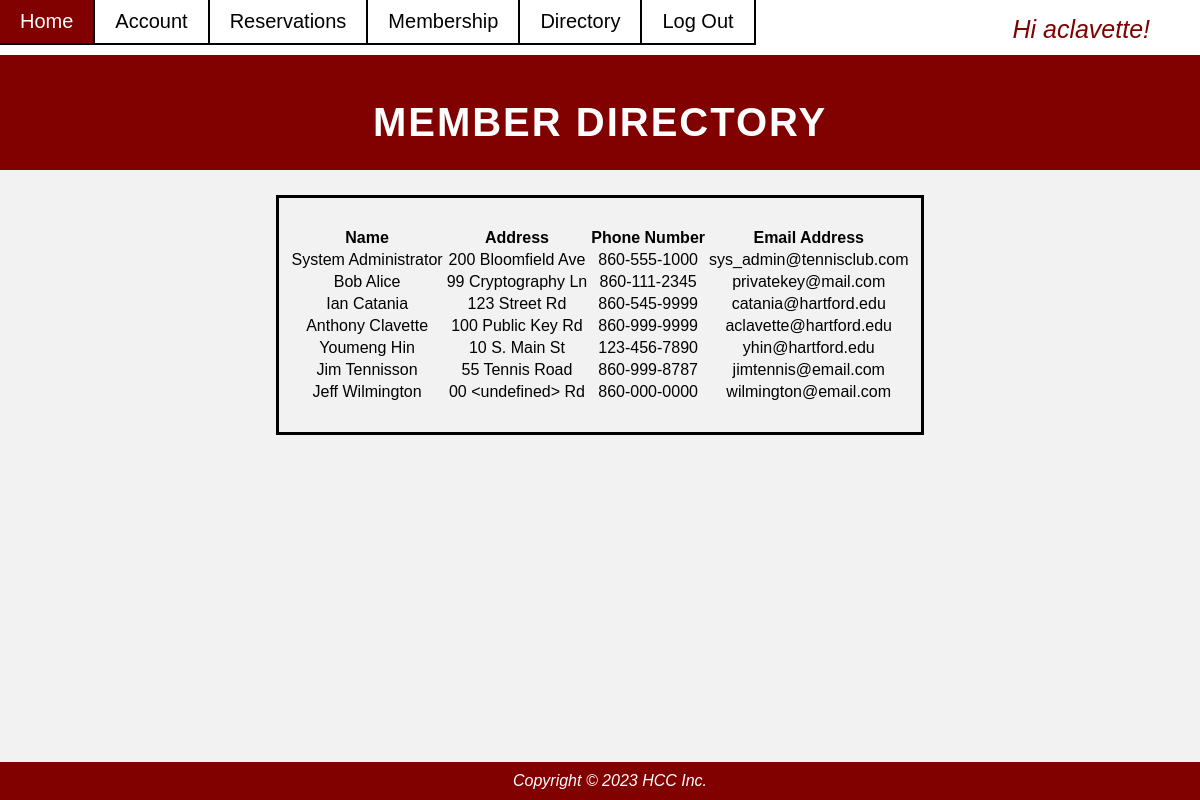
Page /directory/ (signed in) on the committed database.
### app/models.py (models this page shows, shortened)
class MemberProfile(models.Model):
    user = models.OneToOneField(User, on_delete=models.CASCADE) # Delete profile when user is deleted, this is username/password/email
    last_name = models.CharField(max_length=100, default="")
    first_name = models.CharField(max_length=100, default="")
    address = models.CharField(max_length=100, default="")
    phone_number = models.CharField(max_length=100, default="")
    date_of_birth = models.DateField(max_length=100, default="mm/dd/yy")
    in_directory = models.BooleanField()

### app/views.py (the view)
# urls.py: path("directory/", views.directory_page, name='directory'),
@login_required(login_url='signup')
def directory_page(request):
    template_name = 'directory.html'
    is_member = True
    try:
        profile = MemberProfile.objects.get(first_name = request.user.memberprofile.first_name)
    except MemberProfile.DoesNotExist:
        is_member = False
    email = User.email
    profiles = MemberProfile.objects.order_by('last_name')
    context = {
        'profiles': profiles,
        'is_member': is_member,
    }
    return render(request, template_name, context)

### templates/directory.html (shortened to what this page needs)
{% extends "base.html" %}
{% block content %}
<!DOCTYPE html>
<html>
<head>
    <link rel="stylesheet" href="../static/css/style.css">
</head>
<body>
    {% if user.is_authenticated and is_member %}
	<header style="padding-top: 100px;">
		<h1>Member Directory</h1>
	</header>
	<main>
        <div class="accountbox">
		<section>
			<br>
            <table class="table">
            <thead>
                <tr>
                <th scope="col">Name</th>
                <th scope="col">Address</th>
                <th scope="col">Phone Number</th>
                <th scope="col">Email Address</th>
                </tr>
            </thead>
            <tbody>
                {%for profile in profiles%}
                <tr>
                <td>{{profile.first_name}} {{profile.last_name}}</td>
                <td>{{profile.address}}</td>
                <td>{{profile.phone_number}}</td>
                <td>{{profile.user.email}}</td>
                </tr>
                {%endfor%}
            </tbody>
            </table>
            <br>
		</section>
    </div>
	</main>
    {% endif %}
	<footer>
		<p>Copyright © 2023 HCC Inc.</p>
	</footer>
</body>
</html>
{% endblock content %}

### templates/base.html (shortened to what this page needs)
<!DOCTYPE html>
<html>
<head>
  <link rel="stylesheet" href="../static/css/style.css">
</head>
<body>
  <ul class="navbar_list">
    <li class="navbar"><a href="{% url 'home' %}">Home</a></li>
    <li class="navbar"><a href="{% url 'account' %}">Account</a></li>
    <li class="navbar"><a href="{% url 'reservations' %}">Reservations</a></li>
    <li class="navbar"><a href="{% url 'membership' %}">Membership</a></li>
    <li class="navbar"><a href="{% url 'directory' %}">Directory</a></li>
  {% if user.is_authenticated %}
    <li class="navbar"><a href="{% url 'logout' %}">Log Out</a></li>
  {% else %}
    <li class="navbar"><a href="{% url 'login' %}">Log In</a></li>
    <li class="navbar"><a href="{% url 'signup' %}">Sign Up</a></li>
  {% endif %}
  </ul>
  {% block login %}
  {% if user.is_authenticated %}
  <p class="login_message">Hi {{user.username}}!</p>
  {% endif %}
  {% endblock %}
</html>
{% block content %} {% endblock content %}

### static/css/style.css (style rules this page uses)
.navbar_list { list-style-type: none; position: fixed; width: 100%; top: 0; margin: 0; padding: 0px; overflow: hidden; background-color: white; }
.navbar { font-family: Arial, sans-serif; float: left; border-right: 2px solid black; border-bottom: 2px solid black; }
.navbar a { display: block; color: black; font-size: 20px; text-align: center; padding: 10px 20px; text-decoration: none; }
.login_message { position: absolute; top: 15px; right: 50px; font-family: Arial, sans-serif; font-size: 25px; text-align: center; color: #810000; }
body { margin: 0; padding: 0; font-family: Arial, sans-serif; background-color: #f2f2f2; }
header { background-color: #810000; color: #fff; padding: 25px; padding-top: 100px; text-align: center; }
h1 { margin: 0; font-size: 40px; letter-spacing: 2px; text-transform: uppercase; }
p { margin: 0; font-size: 18px; font-style: italic; }
main { padding: 25px; max-width: 800px; margin: 0 auto; display: flex; flex-wrap: wrap; }
ul { list-style: none; padding: 0; margin: 0; }
li { font-size: 20px; margin-bottom: 10px; }
footer { background-color: #810000; color: #fff; padding: 10px; text-align: center; position: fixed; left: 0; bottom: 0; width: 100%; }
footer p { margin: 0; font-size: 16px; }
.accountbox { border: 3px solid black; font-family: Arial; margin: 0 auto; text-align: center; padding: 10px; }

### rows in the picture
MemberProfile: first_name "System", last_name "Administrator", address "200 Bloomfield Ave", phone_number "860-555-1000", user.email "sys_admin@tennisclub.com"
MemberProfile: first_name "Bob", last_name "Alice", address "99 Cryptography Ln", phone_number "860-111-2345", user.email "privatekey@mail.com"
MemberProfile: first_name "Ian", last_name "Catania", address "123 Street Rd", phone_number "860-545-9999", user.email "catania@hartford.edu"
MemberProfile: first_name "Anthony", last_name "Clavette", address "100 Public Key Rd", phone_number "860-999-9999", user.email "aclavette@hartford.edu"
MemberProfile: first_name "Youmeng", last_name "Hin", address "10 S. Main St", phone_number "123-456-7890", user.email "yhin@hartford.edu"
MemberProfile: first_name "Jim", last_name "Tennisson", address "55 Tennis Road", phone_number "860-999-8787", user.email "jimtennis@email.com"
MemberProfile: first_name "Jeff", last_name "Wilmington", address "00 <undefined> Rd", phone_number "860-000-0000", user.email "wilmington@email.com"

### other values in the picture
{{ user.username }} "aclavette"
